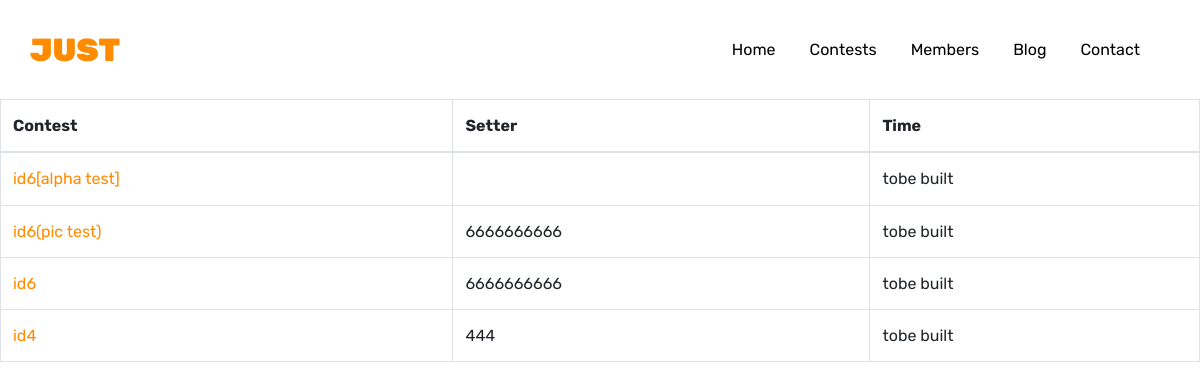
Before: /home/ with the older database file.
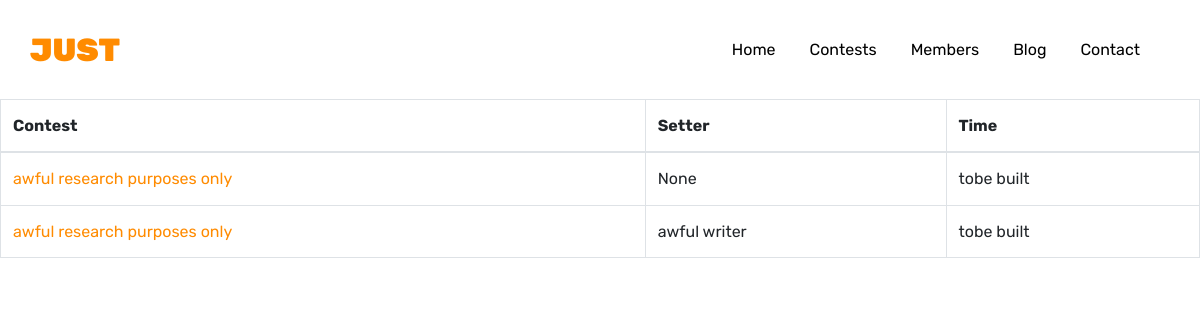
After: the same page with the newer database file.
### createcontest/models.py (models this page shows, shortened)
class Createcontest(models.Model):
	contest_name = models.CharField(max_length=50,null=True)
	contest_setter = models.CharField(max_length=50,null=True)
	contest_time = models.DateTimeField(null=True,default=datetime.date.today)
	problem_name_1 = models.CharField(max_length=50,null=True)
	problem_time_limit_1 = models.CharField(max_length=50,null=True)
	problem_memory_limit_1 = models.CharField(max_length=50,null=True)
	problem_description_1 = RichTextField(null=True);
	problem_input_1 = RichTextField(null=True)
	problem_output_1 = RichTextField(null=True)
	problem_note_1 = RichTextField(null=True)
	problem_pic_url_1 = models.TextField(default="-")
	problem_pic_1 = models.TextField(null=True)
	problem_name_2 = models.CharField(max_length=50,null=True)
	problem_time_limit_2 = models.CharField(max_length=50,null=True)
	problem_memory_limit_2 = models.CharField(max_length=50,null=True)
	problem_description_2 = RichTextField(null=True);
	problem_input_2 = RichTextField(null=True);
	problem_output_2 = RichTextField(null=True);
	problem_note_2 = RichTextField(null=True)
	problem_pic_url_2 = models.TextField(default="-")
	problem_pic_2 = models.TextField(null=True)
	problem_name_3 = models.CharField(max_length=50,null=True)
	problem_time_limit_3 = models.CharField(max_length=50,null=True)
	problem_memory_limit_3 = models.CharField(max_length=50,null=True)
	problem_description_3 = RichTextField(null=True);
	problem_input_3 = RichTextField(null=True);
	problem_output_3 = RichTextField(null=True);
	problem_note_3 = RichTextField(null=True)
	problem_pic_url_3 = models.TextField(default="-")
	problem_pic_3 = models.TextField(null=True)
	problem_name_4 = models.CharField(max_length=50,null=True)
	problem_time_limit_4 = models.CharField(max_length=50,null=True)
	problem_memory_limit_4 = models.CharField(max_length=50,null=True)
	problem_description_4 = RichTextField(null=True);
	problem_input_4 = RichTextField(null=True);
	problem_output_4 = RichTextField(null=True);
	problem_note_4 = RichTextField(null=True)
	problem_pic_url_4 = models.TextField(default="-")
	problem_pic_4 = models.TextField(null=True)
	problem_name_5 = models.CharField(max_length=50,null=True)
	problem_time_limit_5 = models.CharField(max_length=50,null=True)
	problem_memory_limit_5 = models.CharField(max_length=50,null=True)
	problem_description_5 = RichTextField(null=True);
	problem_input_5 = RichTextField(null=True);
	problem_output_5 = RichTextField(null=True);
	problem_note_5 = RichTextField(null=True)
	problem_pic_url_5 = models.TextField(default="-")
	problem_pic_5 = models.TextField(null=True)

### frontpage/views.py (the view)
# urls.py: url(r'^home/(?P<pk>\d+)/$',views.problemlist,name='problemlist'),
def home(request):
	sitename = 'HOME'
	contest = Createcontest.objects.all()
	args = {'sitename':sitename,'contest':contest}
	return render(request,'front/home.html',args)

### frontpage/templates/front/home.html
{% extends 'front/master.html' %}
{% block mainblock %}
<table class="table table-bordered">
	<thead>
		<tr>
			<th scope="col">Contest</th>
			<th scope="col">Setter</th>
			<th scope="col">Time</th>
		</tr>
	</thead>
	<tbody>
		{% for i in contest reversed %}
		<tr>
			<td>
				<a href="{% url 'problemlist' pk=i.pk %}"> {{i.contest_name}} </a>
			</td>
			<td>{{i.contest_setter}}</td>
			<td>tobe built</td>
		</tr>
		{% endfor %}
	</tbody>
</table>
{% endblock %}

Changed rows visible on the page:
removed Createcontest: contest_name "id6[alpha test]"
removed Createcontest: contest_name "id6(pic test)", contest_setter "6666666666"
removed Createcontest: contest_name "id6", contest_setter "6666666666"
removed Createcontest: contest_name "id4", contest_setter "444"
added Createcontest: contest_name "awful research purposes only", contest_setter "None"
added Createcontest: contest_name "awful research purposes only", contest_setter "awful writer"
